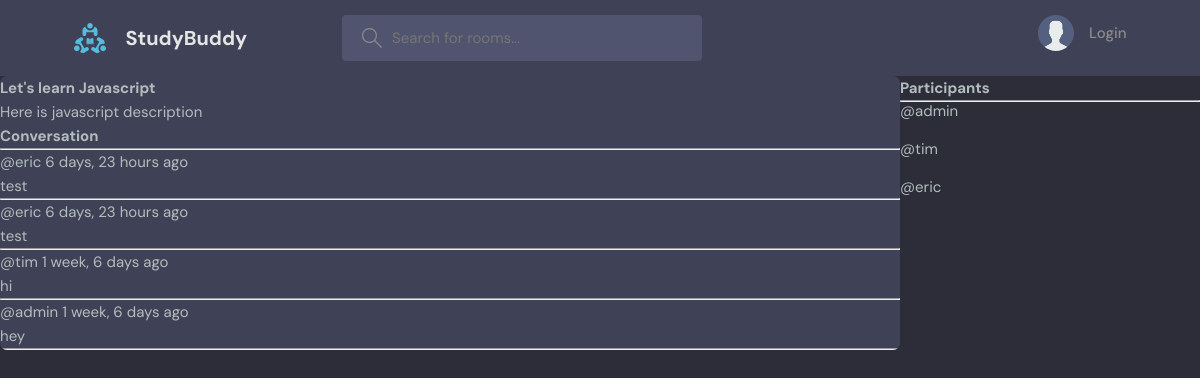
Screenshot of /rooms/1/ with the database file from the repository.
### base/models.py (models this page shows, shortened)
class Room(models.Model):
    hosts = models.ForeignKey(User, on_delete=models.SET_NULL, null=True)
    topic = models.ForeignKey(Topic, on_delete=models.SET_NULL, null=True)
    name = models.CharField(max_length=100)
    description = models.TextField(null=True, blank=True)
    participants = models.ManyToManyField(User, related_name='participants', blank=True)
    created_at = models.DateTimeField(auto_now_add=True)
    updated_at = models.DateTimeField(auto_now=True)
    class Meta:
        ordering = ['-updated_at', '-created_at']

class Message(models.Model):
    user = models.ForeignKey(User, on_delete=models.CASCADE)
    Room = models.ForeignKey(Room, on_delete=models.CASCADE)
    body = models.TextField()
    created_at = models.DateTimeField(auto_now_add=True)
    updated_at = models.DateTimeField(auto_now=True)
    class Meta:
        ordering = ['-updated_at', '-created_at']

### base/views.py (the view, shortened to what this page needs)
# urls.py: path('rooms/<str:pk>/', views.room_view, name='rooms'),
def room_view(request, pk):
    room = Room.objects.get(id=pk)
    room_messages = room.message_set.all()
    participants = room.participants.all()
    context = {'room': room, 'room_messages': room_messages, 'participants': participants}
    return render(request, 'base/rooms.html', context)

### base/templates/base/rooms.html (shortened to what this page needs)
{% extends 'main.html' %}
{% block content %}
<div class="room-container">
    <div class="room">
        <h1>{{room.name}}</h1>
        <p>{{room.description}}</p>
        <div class="comment-wrapper">
            <h3>Conversation</h3>
            <hr>
            {% for message in room_messages %}
            <div>
                <small>@{{message.user}}  {{message.created_at|timesince}} ago</small>
                <p>{{message.body}}</p>
                <hr>
            </div>
            {% endfor %}
        </div>
    </div>
    <div class="participant-container">
        <h3>Participants</h3>
        <hr>
        {% for user in participants %}
        <div class="participant">
            <p>@{{user.username}}</p>
        </div>
        {% endfor %}
    </div>
</div>
{% endblock content %}

### static/styles/style.css (style rules this page uses)
:root { --color-main: #71c6dd; --color-main-light: #e1f6fb; --color-dark: #3f4156; --color-dark-medium: #51546e; --color-dark-light: #696d97; --color-light: #e5e5e5; --color-gray: #8b8b8b; --color-light-gray: #b2bdbd; --color-bg: #2d2d39; --color-success: #5dd693; --color-error: #fc4b0b; }
* { font-family: "DM Sans", -apple-system, BlinkMacSystemFont, "Segoe UI", Roboto, Oxygen, Ubuntu, Cantarell, "Open Sans", "Helvetica Neue", sans-serif; margin: 0; padding: 0; box-sizing: border-box; text-rendering: optimizeLegibility; font-size: inherit; }
html { font-size: 56.25%; }
@media only screen and (min-width: 1200px) { html { font-size: 62.5%; } }
body { line-height: 1.6; font-weight: 400; font-size: 1.5rem; color: var(--color-light-gray); background-color: var(--color-bg); min-height: 100vh; }
.room, .participants { background: var(--color-dark); max-height: 87.5vh; border-radius: 0.7rem; overflow: hidden; position: relative; }
.participant { display: flex; align-items: center; gap: 1.5rem; margin-bottom: 2rem; }
.participant p { color: var(--color-light-gray); line-height: 1.2; }

### base/templates/base/rooms.html (style rules this page uses)
.room-container { display: grid; grid-template-columns: 3fr 1fr; }

### rows the page displays
Room: name "Let's learn Javascript", description "Here is javascript description"
Message: user "eric", created_at "6 days, 23 hours", body "test"
Message: user "eric", created_at "6 days, 23 hours", body "test"
Message: user "tim", created_at "1 week, 6 days", body "hi"
Message: user "admin", created_at "1 week, 6 days", body "hey"

### other values shown
{{ user.username }} "admin"
{{ user.username }} "tim"
{{ user.username }} "eric"
